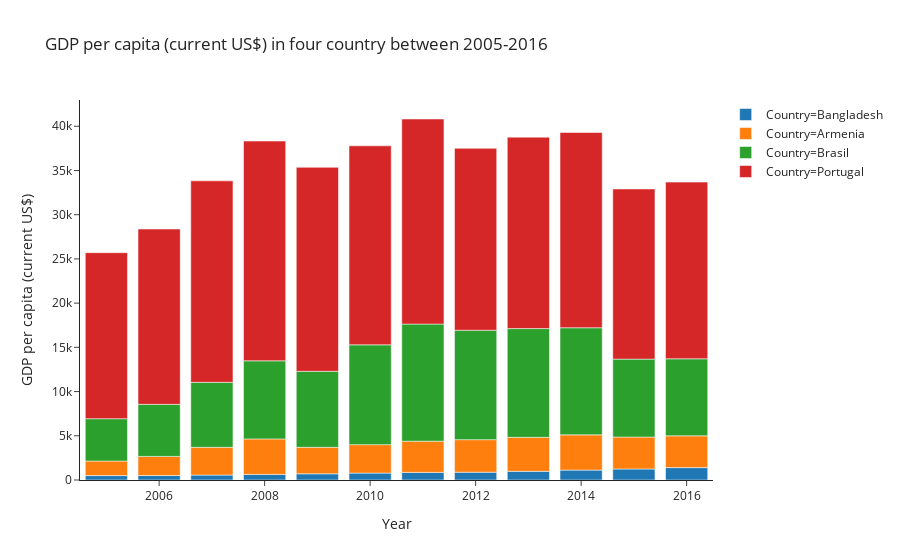

The notebook cell saved with this chart:
### Code cell
df3=pd.read_excel('/Users/elianezanlorense/Downloads/data3.xlsx')
df3.dtypes
df3.head()

fig1=px.bar(df3, x='Year', y='GDP', color='Country',title = 'GDP per capita (current US$) in four country between 2005-2016',
                  template='simple_white',labels = {'GDP': 'GDP per capita (current US$)'})
fig1.show()

### Figure 1 — Plotly figure (JSON) as saved in the notebook; plotly's stock layout.template omitted (floating-point values rounded to 4 significant figures)
{"data": [{"alignmentgroup": "True", "hoverlabel": {"namelength": 0}, "hovertemplate": "Country=Bangladesh<br>Year=%{x}<br>GDP per capita (current US$)=%{y}", "legendgroup": "Country=Bangladesh", "marker": {"color": "#1F77B4"}, "name": "Country=Bangladesh", "offsetgroup": "Country=Bangladesh", "orientation": "v", "showlegend": true, "textposition": "auto", "type": "bar", "x": [2005, 2006, 2007, 2008, 2009, 2010, 2011, 2012, 2013, 2014, 2015, 2016], "xaxis": "x", "y": [499.5, 509.6, 558.1, 635.0, 702.3, 781.2, 861.8, 883.1, 981.8, 1119.0, 1248.0, 1402.0], "yaxis": "y"}, {"alignmentgroup": "True", "hoverlabel": {"namelength": 0}, "hovertemplate": "Country=Armenia<br>Year=%{x}<br>GDP per capita (current US$)=%{y}", "legendgroup": "Country=Armenia", "marker": {"color": "#FF7F0E"}, "name": "Country=Armenia", "offsetgroup": "Country=Armenia", "orientation": "v", "showlegend": true, "textposition": "auto", "type": "bar", "x": [2005, 2006, 2007, 2008, 2009, 2010, 2011, 2012, 2013, 2014, 2015, 2016], "xaxis": "x", "y": [1644.0, 2158.0, 3139.0, 4011.0, 2994.0, 3218.0, 3526.0, 3682.0, 3838.0, 3986.0, 3607.0, 3592.0], "yaxis": "y"}, {"alignmentgroup": "True", "hoverlabel": {"namelength": 0}, "hovertemplate": "Country=Brasil<br>Year=%{x}<br>GDP per capita (current US$)=%{y}", "legendgroup": "Country=Brasil", "marker": {"color": "#2CA02C"}, "name": "Country=Brasil", "offsetgroup": "Country=Brasil", "orientation": "v", "showlegend": true, "textposition": "auto", "type": "bar", "x": [2005, 2006, 2007, 2008, 2009, 2010, 2011, 2012, 2013, 2014, 2015, 2016], "xaxis": "x", "y": [4790.0, 5886.0, 7348.0, 8831.0, 8598.0, 11290.0, 13250.0, 12370.0, 12300.0, 12110.0, 8814.0, 8713.0], "yaxis": "y"}, {"alignmentgroup": "True", "hoverlabel": {"namelength": 0}, "hovertemplate": "Country=Portugal<br>Year=%{x}<br>GDP per capita (current US$)=%{y}", "legendgroup": "Country=Portugal", "marker": {"color": "#D62728"}, "name": "Country=Portugal", "offsetgroup": "Country=Portugal", "orientation": "v", "showlegend": true, "textposition": "auto", "type": "bar", "x": [2005, 2006, 2007, 2008, 2009, 2010, 2011, 2012, 2013, 2014, 2015, 2016], "xaxis": "x", "y": [18770.0, 19820.0, 22780.0, 24850.0, 23060.0, 22500.0, 23190.0, 20560.0, 21650.0, 22070.0, 19240.0, 19980.0], "yaxis": "y"}], "layout": {"barmode": "relative", "legend": {"tracegroupgap": 0}, "title": {"text": "GDP per capita (current US$) in four country between 2005-2016"}, "xaxis": {"anchor": "y", "domain": [0, 1], "title": {"text": "Year"}}, "yaxis": {"anchor": "x", "domain": [0, 1], "title": {"text": "GDP per capita (current US$)"}}}}
